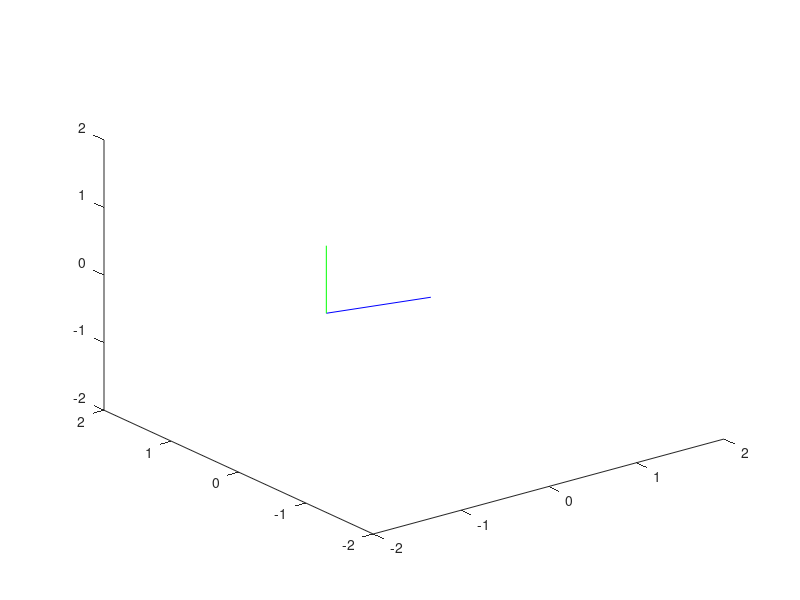

Write the MATLAB code that produced this figure.
%{
Variables used:
m1: mass of the horizontal rod
m2: mass of the pendulum
m3: mass of the rotary encoder
l1: length of the horizontal rod
l2: length of the pendulum
y_setpoint: stability point
y0: initial position
%}


function inverted_pendulum()
m1 = 0.8;
m2 = 1;
m3 = 0.0001;
g = 9.81;
l1 = 1;
l2 = 1;
y_setpoint = [pi ; 0; 0; 0];
y0 = [pi ; 0; pi/6; 0];
%y0 = [pi ; 0; pi/6; 0];

% calling functions

%[t,y] = ideal_inverted_pendulum(m1, m2, m3, g, l1, l2, y0);
[t,y] = lqr_inverted_pendulum(m1, m2, m3, g, l1, l2, y_setpoint, y0);

% initialising loop for draw function

for k = 1:length(t) 
    draw(y(k, :));
end


end

function draw(y)
theta1 = y(1);
theta2 = y(3);
l1 = 1;
l2 = 1;

 hold on;
  clf;
  axis equal;
  
 % positions of the bob as a function of time
x1_pos = l1*cos(theta1); 
y1_pos = l1*sin(theta1);
z1_pos = 0;
x2_pos = l1*cos(theta1) - l2*sin(theta2)*sin(theta1);
y2_pos = l1*sin(theta1) - l2*sin(theta2)*cos(theta1);
z2_pos = l2*cos(theta2);

% animation
% plot3 function helps to animate in 3d
plot3([0 x1_pos], [-0.25 y1_pos], [0 z1_pos], "linestyle", "-", 'Color','b','MarkerSize',100);
hold on
plot3([x1_pos x2_pos], [y1_pos y2_pos], [z1_pos z2_pos], "linestyle", "-", 'Color', 'g','MarkerSize',100);

  xlim([-2 2]) 
  ylim([-2 2])
  zlim([-2 2])
  drawnow
  hold off

end


   % Lagrangian equations
   % Lagrangian function L is given by L = T - V where T is the Kinetic Energy of the system and V is the potential energy of the system.
   
   function dy = inverted_pendulum_dynamics(y, m1, m2, m3, g, l1, l2, u)
    dy(1,1) = y(2);
    dy(3,1) = y(4);
    dy(2,1) = ( (u) + (m2*l1*l2*sin(y(3))*((y(4))^2)) - (2*m1*(l1^2)*y(2)*y(4)*sin(y(3))*cos(y(3))) - (0.5*m2*l1*g*sin(y(3))) - (0.5*m2*l1*l2*sin(y(3))*((cos(y(3)))^2))  )/( (m1*(l1^2)) + (m2*(l2^2)) + (m1*(l1^2)*(sin(y(3))^2)) - (m2*(l1^2)*(cos(y(3))^2)) + (m3*(l1^2)) );
    dy(4,1) = ((0.5*g*sin(y(3)))/(l2)) + (0.5*sin(y(3))*cos(y(3))*((y(2))^2)) - ((l1*cos(y(3))*(dy(2,1)))/(l2));
   end


    % function for ideal inverted pendulum
    function [t,y] = ideal_inverted_pendulum(m1, m2, m3, g, l1, l2, y0)
    u = 0;
    tspan = 0:0.2:10;
    [t,y] = ode45(@(t,y)inverted_pendulum_dynamics(y, m1, m2, m3,  g, l1, l2, u),tspan,y0);
    end

    % function for AB matrices (jacobians)
    function [A,B] = inverted_AB_matrix(m1, m2,m3, l1, l2, g)
    A = [0 1 0 0; 0 0   -((g*l1*m2)/2 + (l1*l2*m2)/2)/(l1^2*m1 - l1^2*m2 + l1^2*m3 + l2^2*m2) 0; 0 0 0 1; 0 0 g/(2*l2) + (l1*((g*l1*m2)/2 + (l1*l2*m2)/2))/(l2*(l1^2*m1 - l1^2*m2 + l1^2*m3 + l2^2*m2)) 0];
    B = [0;  1/(l1^2*m1 - l1^2*m2 + l1^2*m3 + l2^2*m2); 0; -l1/(l2*(l1^2*m1 - l1^2*m2 + l1^2*m3 + l2^2*m2))];
    end

    % function for LQR controlled inverted pendulum
    function [t,y] = lqr_inverted_pendulum(m1, m2, m3, g, l1, l2, y_setpoint, y0)
        [A,B] = inverted_AB_matrix(m1, m2, m3, l1, l2, g);
        Q = [1 0 0 0 ; 0 0 0 0 ; 0 0 1 0; 0 0 0 1];
        R = 0.1;
        K = lqr(A,B,Q,R);
        tspan = 0:0.2:10;                 
  [t,y] = ode45(@(t,y)inverted_pendulum_dynamics(y, m1, m2, m3, g, l1, l2, -K*(y - y_setpoint)),tspan,y0);
end
